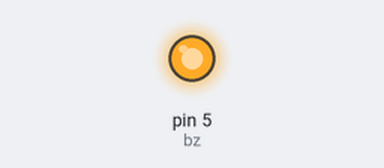
Simulated run of this sketch. Board: Arduino Uno, built with avr-gcc and run on an emulated ATmega328P. Parts: output pins drawn as LEDs (lit = HIGH).

Above: at 0.5 s.
At 3.5 s:
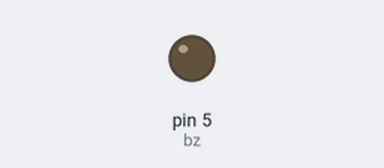
Timing chart, 0 to 7.8 s (numbered marks = the images above):
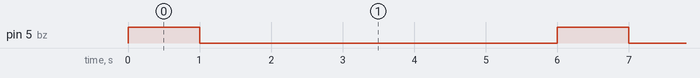

The sketch:

Part-19.ino
```cpp
int bz = 5;

void setup() {
  // put your setup code here, to run once:
  pinMode(bz,OUTPUT);

}

void loop() {
  // put your main code here, to run repeatedly:
  digitalWrite(bz, HIGH);
  delay(1000);
  digitalWrite(bz, LOW);
  delay(5000);

}
```

Measured:
- by itself, pin 5 (bz): alternates HIGH for 1.0 s and LOW for 5.0 s
